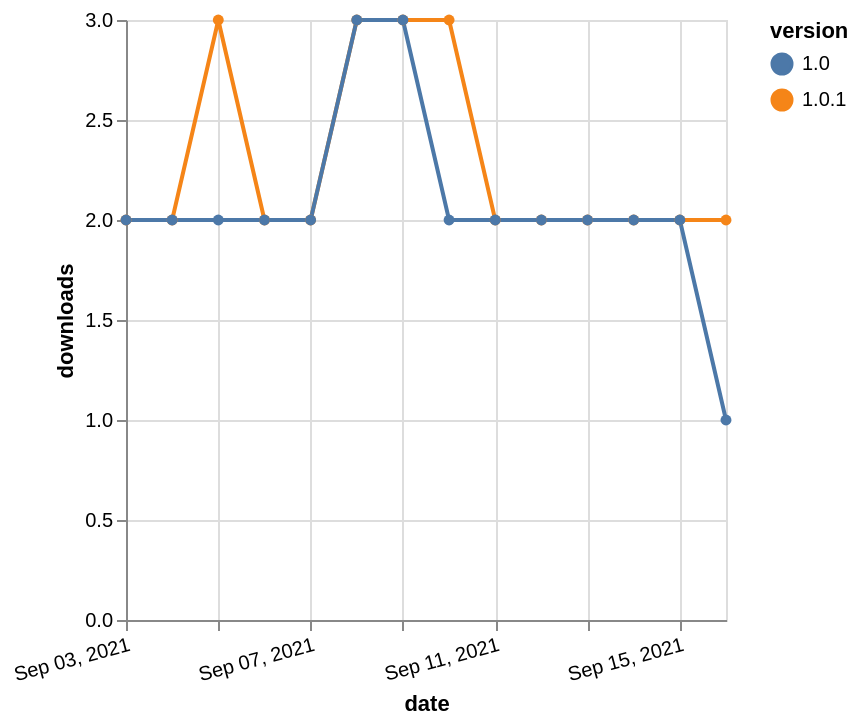

Express this chart as Vega-Lite.
### Vega-Lite specification from a JSON file in a GitHub repository (floating-point values rounded to 4 significant figures)
{"$schema": "https://vega.github.io/schema/vega-lite/v5.json", "description": "A simple bar chart with embedded data.", "data": {"values": [{"date": "2021-09-03", "total": 2432, "delta": 2, "version": "1.0.1"}, {"date": "2021-09-04", "total": 2434, "delta": 2, "version": "1.0.1"}, {"date": "2021-09-05", "total": 2437, "delta": 3, "version": "1.0.1"}, {"date": "2021-09-06", "total": 2439, "delta": 2, "version": "1.0.1"}, {"date": "2021-09-07", "total": 2441, "delta": 2, "version": "1.0.1"}, {"date": "2021-09-08", "total": 2444, "delta": 3, "version": "1.0.1"}, {"date": "2021-09-09", "total": 2447, "delta": 3, "version": "1.0.1"}, {"date": "2021-09-10", "total": 2450, "delta": 3, "version": "1.0.1"}, {"date": "2021-09-11", "total": 2452, "delta": 2, "version": "1.0.1"}, {"date": "2021-09-12", "total": 2454, "delta": 2, "version": "1.0.1"}, {"date": "2021-09-13", "total": 2456, "delta": 2, "version": "1.0.1"}, {"date": "2021-09-14", "total": 2458, "delta": 2, "version": "1.0.1"}, {"date": "2021-09-15", "total": 2460, "delta": 2, "version": "1.0.1"}, {"date": "2021-09-16", "total": 2462, "delta": 2, "version": "1.0.1"}, {"date": "2021-09-03", "total": 2290, "delta": 2, "version": "1.0"}, {"date": "2021-09-04", "total": 2292, "delta": 2, "version": "1.0"}, {"date": "2021-09-05", "total": 2294, "delta": 2, "version": "1.0"}, {"date": "2021-09-06", "total": 2296, "delta": 2, "version": "1.0"}, {"date": "2021-09-07", "total": 2298, "delta": 2, "version": "1.0"}, {"date": "2021-09-08", "total": 2301, "delta": 3, "version": "1.0"}, {"date": "2021-09-09", "total": 2304, "delta": 3, "version": "1.0"}, {"date": "2021-09-10", "total": 2306, "delta": 2, "version": "1.0"}, {"date": "2021-09-11", "total": 2308, "delta": 2, "version": "1.0"}, {"date": "2021-09-12", "total": 2310, "delta": 2, "version": "1.0"}, {"date": "2021-09-13", "total": 2312, "delta": 2, "version": "1.0"}, {"date": "2021-09-14", "total": 2314, "delta": 2, "version": "1.0"}, {"date": "2021-09-15", "total": 2316, "delta": 2, "version": "1.0"}, {"date": "2021-09-16", "total": 2317, "delta": 1, "version": "1.0"}]}, "width": "container", "mark": {"type": "line", "point": {"filled": true}}, "encoding": {"x": {"field": "date", "type": "temporal", "timeUnit": "yearmonthdate", "title": "date", "axis": {"labelAngle": -15}}, "y": {"field": "delta", "type": "quantitative", "title": "downloads"}, "color": {"field": "version", "type": "nominal"}, "tooltip": {"field": "delta"}}}
